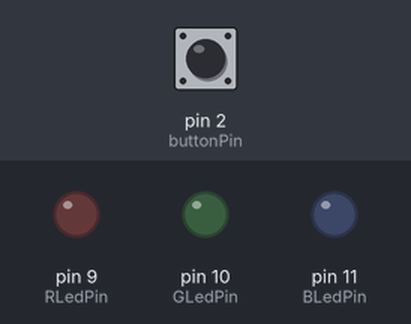
Recording of a sketch running on a simulated Arduino Uno, built with avr-gcc and run on an emulated ATmega328P. On the bench: output pins drawn as LEDs (lit = HIGH). Dashed ring = blinking. The inputs (shaded band) are chosen by the test bench; at power-on: pin 2 (buttonPin) LOW.

Above: at 1.2 s.
1.3 s: pin 2 (buttonPin) pulled HIGH for 3.2 s
At 4.9 s:
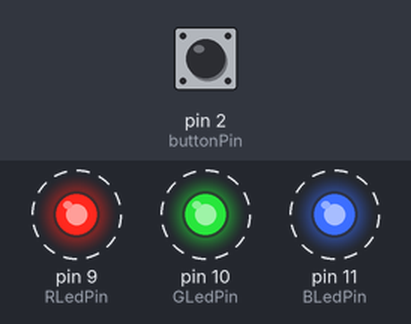
7.5 s: pin 2 (buttonPin) pulled HIGH for 0.15 s
10.6 s: pin 2 (buttonPin) pulled HIGH for 1 s
At 11.3 s:
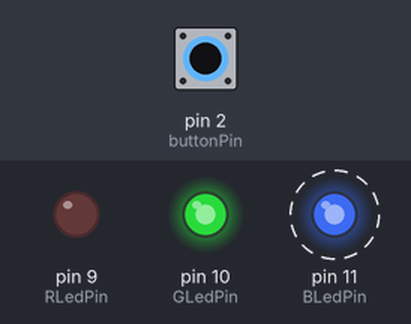
14.6 s: pin 2 (buttonPin) pulled HIGH for 0.15 s
At 14.6 s:
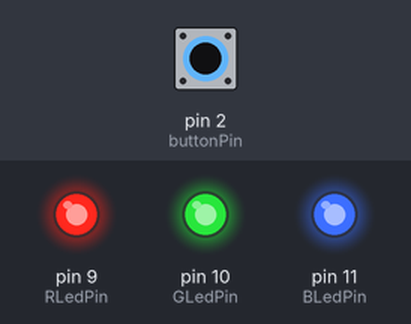
17.7 s: pin 2 (buttonPin) pulled HIGH for 0.15 s
20.8 s: pin 2 (buttonPin) pulled HIGH for 3.2 s
Timing chart, 0 to 24.3 s (numbered marks = the images above; inputs shaded):
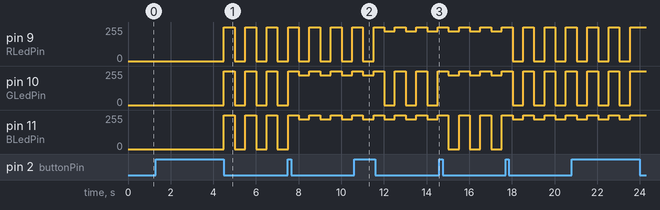

The sketch:

Light_mode.ino
```cpp
//The Pin of the push button
const int buttonPin = 2;

//The Pin of the RGB LED Module
const int RLedPin = 9;
const int GLedPin = 10;
const int BLedPin = 11;

//The current Push button state
int buttonState = 0;
//The variable used to memorize whether the user have pressed the button د
bool buttonPressed = false;
//The timer used to count the pressing time
unsigned long pressingTime = 0;
//The threshold of the long press interval
const int longPressInterval = 1500;

//The Current Light Stick number
//0: white, 1:red, 2: blue, 3: green, 4: yellow....
int lightNum = 0;
//The Current Light Stick Color
int RLightColor = 0;
int GLightColor = 0;
int BLightColor = 0;

int RCurrentColor = 0;
int GCurrentColor = 0;
int BCurrentColor = 0;

//Light Stick Current Mode
//Mode 0: Constant Light Mode
//Mode 1: Blink Mode
//Mode 2: Breathing Light Mode
int currentMode = 0;
//Variables for blink mode
//timer for record the last time toggle blink effect
unsigned long blinkTimer = 0;
//the blinking time interval const
int blinkInterval = 500;
//used to memorize whether the LED is light on/off
bool blinkOn = true;

//Variables for fading mode
//the fading amount per time step
const int fadeAmount = 2;
//used to memorize the fading direction
int fadeDirection = 1;

void setup()
{
  pinMode(buttonPin, INPUT);
  pinMode(RLedPin, OUTPUT);
  pinMode(GLedPin, OUTPUT);
  pinMode(BLedPin, OUTPUT);
}

void loop()
{
  checkButton();
  updateLEDColor();
  setRGBLEDColor (RCurrentColor, GCurrentColor, BCurrentColor);
}

void setRGBLEDColor(int r, int g, int b){
  analogWrite(RLedPin, r);
  analogWrite(GLedPin, g);
  analogWrite(BLedPin, b);
}

void checkButton(){
//Read the button state.
  buttonState = digitalRead(buttonPin);

  if (buttonState == HIGH && !buttonPressed) {
    pressingTime = millis();
    buttonPressed = true;
  }

  if(buttonState == LOW && buttonPressed) {
    unsigned long currentTime = millis();
    if(currentTime - pressingTime < longPressInterval) {
      //short click
      changeLEDColor();
    }

  else{
    //long press
    changeMode();

  }
  buttonPressed = false;
  }

}

void changeLEDColor(){
//Increase the lignt number
lightNum = lightNum + 1;
if(lightNum >= 5)
  lightNum = 0;

//Set the RGB Light Color according to the light number
if(lightNum == 0){
  //white
  RLightColor = 0;
  GLightColor = 0;
  BLightColor = 0;
}

if(lightNum == 1){
  //white
  RLightColor = 0;
  GLightColor = 225;
  BLightColor = 225;
}

if(lightNum == 2){
  //white
  RLightColor = 225;
  GLightColor = 0;
  BLightColor = 225;
}

if(lightNum == 3){
  //white
  RLightColor = 225;
  GLightColor = 225;
  BLightColor = 0;
}

if(lightNum == 4){
  //white
  RLightColor = 0;
  GLightColor = 0;
  BLightColor = 225;
}
  RCurrentColor = RLightColor;
  GCurrentColor = GLightColor;
  BCurrentColor = BLightColor;

}

void changeMode() {
currentMode = currentMode + 1;
if(currentMode >= 3) {
  currentMode = 0;
}

//Reset variables for blinking effects
if (currentMode == 1) {
  blinkTimer = 0;
  blinkOn = true;
}

if (currentMode == 2){
  fadeDirection = 1;
}
}

void updateLEDColor(){
if(currentMode == 0) {
  //Constant Light Mode
  RCurrentColor = RLightColor;
  GCurrentColor = GLightColor;
  BCurrentColor = BLightColor;
}

else if(currentMode == 1){
//Blink Mode
  unsigned long currentTime = millis();
  if (currentTime - blinkTimer > blinkInterval) {
    blinkOn = !blinkOn;
    blinkTimer = currentTime;
  }

  if(blinkOn) {
  RCurrentColor = RLightColor;
  GCurrentColor = GLightColor;
  BCurrentColor = BLightColor;
  }
  else{
  RCurrentColor = 255;
  GCurrentColor = 255;
  BCurrentColor = 255;
  }
}

  else if (currentMode == 2){
  //Breathing Light Mode
  if (RLightColor > 0)
    RCurrentColor = RCurrentColor + fadeDirection * fadeAmount;
  if(GLightColor > 0)
    GCurrentColor = GCurrentColor + fadeDirection * fadeAmount;
  if (BLightColor > 0)
    BCurrentColor = BCurrentColor + fadeDirection * fadeAmount;

  if (RCurrentColor > RLightColor || GCurrentColor > GLightColor || BCurrentColor > BLightColor){
    fadeDirection = -fadeDirection;
  }
  else if (RCurrentColor < 0 || GCurrentColor < 0 || BCurrentColor < 0){
    fadeDirection = -fadeDirection;
  }
  }
}
```

Measured:
- after the input at 1.3 s, pin 9 (RLedPin), pin 10 (GLedPin), pin 11 (BLedPin): alternates 255/255 for 0.50 s and 0/255 for 0.50 s, starting after 3.2 s
